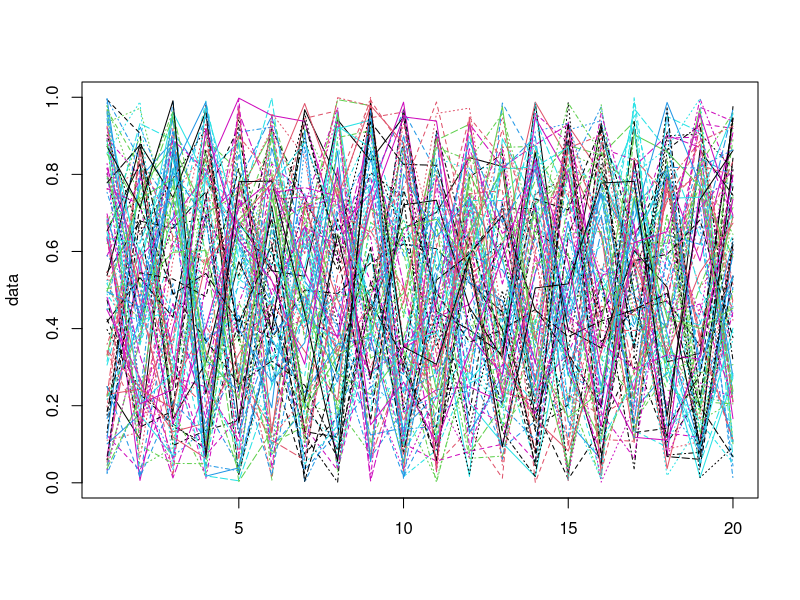

This chart was generated by the following R code: (Note: this script raises an error after producing the figure.)
# cubic splines












data <- replicate(100, runif(n=20))
matplot(data, type = "l")
?runif

means <- colMeans(data)

?sample

?data.frame
data.frame(LETTERS[1:3],)
beta = 0
b1=0.1
b2=0.2
L3 <- LETTERS[1:3]
n<-10
d <- data.frame(x = sample(L3,n , replace = TRUE),
                y = sample(c(1:5),n, replace = TRUE), runif(n))
response0<-beta+b1*d$x
